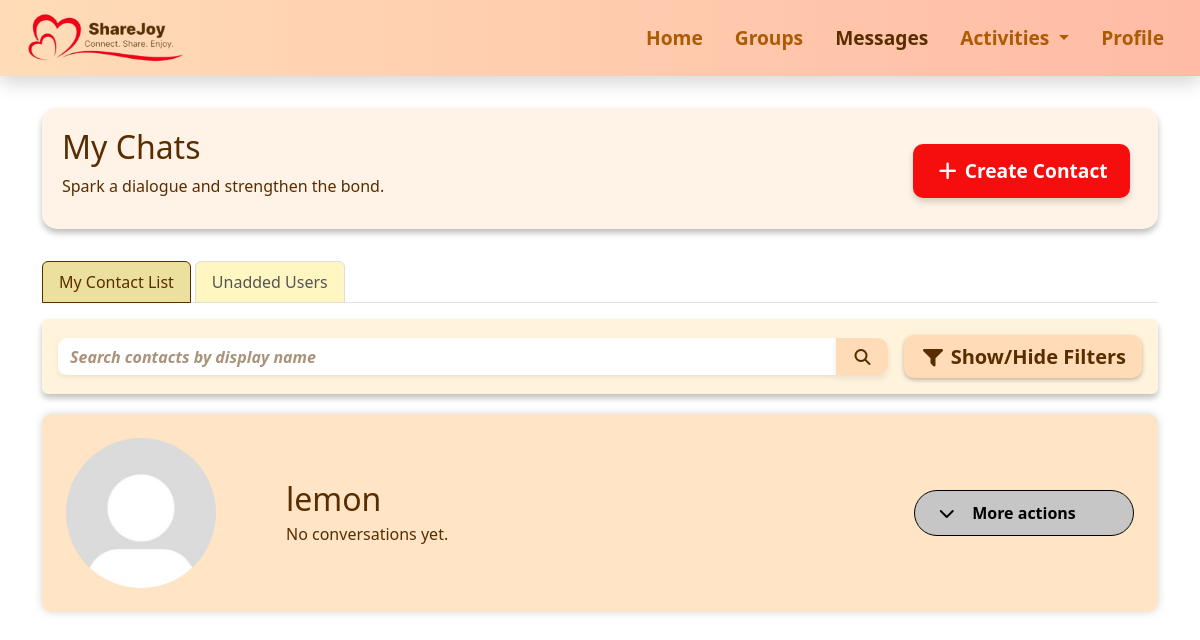
Before: /messages (signed in) with the older database file.
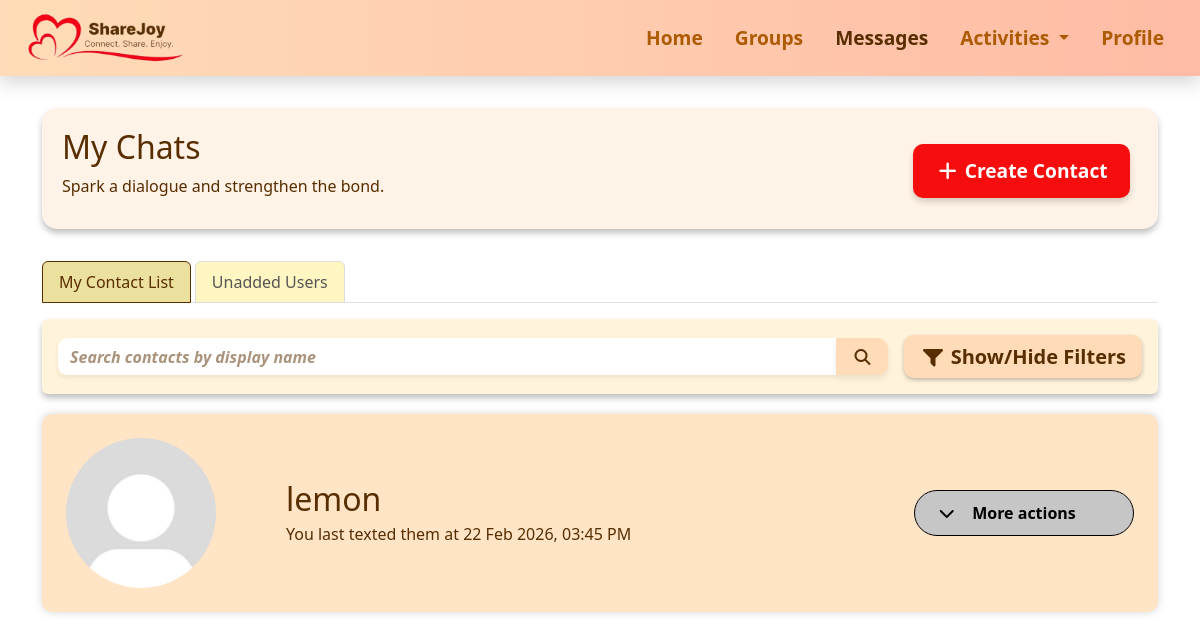
After: the same page with the newer database file.
### messages.py (models this page shows, shortened)
class Contact(db.Model):
    __table_args__ = (
    db.UniqueConstraint('owner_user_id', 'contact_user_id', name='uq_owner_contact'),
    )
    __tablename__ = 'contact'
    id = db.Column(db.Integer, primary_key=True)
    owner_user_id = db.Column(
        db.Integer,
        db.ForeignKey("user.id", name="fk_contact_owner_user_id"),
        nullable=False
    )
    contact_user_id = db.Column(
        db.Integer,
        db.ForeignKey("user.id", name="fk_contact_contact_user_id"),
        nullable=False
    )
    display_name = db.Column(db.String(35), nullable=False)
    short_desc = db.Column(db.String(120))
    message_status = db.Column(db.String(20), default="Unread")
    created_at = db.Column(db.DateTime, default=datetime.utcnow)
    owner = db.relationship('User', foreign_keys=[owner_user_id], backref='contacts')
    contact_user = db.relationship('User', foreign_keys=[contact_user_id])
    messages_sent = db.relationship(
        'Message',
        foreign_keys='Message.sender_id',
        primaryjoin='Contact.owner_user_id == Message.sender_id',
        backref=db.backref('sender_contact', passive_deletes=True),
        lazy='dynamic'
    )
    messages_received = db.relationship(
        'Message',
        foreign_keys='Message.receiver_id',
        primaryjoin='Contact.owner_user_id == Message.receiver_id',
        backref=db.backref('receiver_contact', passive_deletes=True),
        lazy='dynamic'
    )
    deleted_history = db.Column(db.Boolean, default=False)
    chat_cleared_at = db.Column(db.DateTime, nullable=True)
    def get_last_visible_message(self):
        query = Message.query.filter(
            ((Message.sender_id == self.owner_user_id) &
            (Message.receiver_id == self.contact_user_id)) |
            ((Message.sender_id == self.contact_user_id) &
            (Message.receiver_id == self.owner_user_id))
        )
        if self.chat_cleared_at:
            query = query.filter(Message.timestamp > self.chat_cleared_at)
        return query.order_by(Message.timestamp.desc()).first()

### app.py (the view, shortened to what this page needs)
@app.route("/messages")
@login_required
def messages():
    user = get_current_user()
    search = request.args.get("search", "").strip()
    status_filter = request.args.get("status", "").strip()
    contact_updated = request.args.get("contact_updated", "false").lower() == "true"
    contact_created = request.args.get("contact_created", "false").lower() == "true"
    contact_deleted = request.args.get("contact_deleted", "false").lower() == "true"
    chat_history_deleted = request.args.get("chat_history_deleted", "false").lower() == "true"
    contacts_query = db.session.query(
        Contact,
        db.func.count(Message.id).label('message_count'),
        db.func.sum(
            db.case(
                (Message.receiver_id == Contact.owner_user_id,
                 db.case((Message.status != "Read", 1), else_=0)),
                else_=0
            )
        ).label('unread_count')
    ).outerjoin(
        Message,
        db.or_(
            db.and_(
                Message.sender_id == Contact.owner_user_id,
                Message.receiver_id == Contact.contact_user_id
            ),
            db.and_(
                Message.sender_id == Contact.contact_user_id,
                Message.receiver_id == Contact.owner_user_id
            )
        )
    ).filter(Contact.owner_user_id == user.id).group_by(Contact.id)
    if status_filter == "Unread":
        contacts_query = contacts_query.having(
            db.func.sum(db.case((Message.status != "Read", 1), else_=0)) > 0
        )
    elif status_filter == "Read":
        contacts_query = contacts_query.having(
            db.func.sum(db.case((Message.status == "Read", 1), else_=0)) > 0
        )
    contacts_raw = contacts_query.all()
    contacts = []
    contact_message_counts = {}
    contact_unread_counts = {}
    contact_my_message_counts = {}
    for c, msg_count, unread_count in contacts_raw:
        last_message = c.get_last_visible_message()
        c.last_chat = last_message.timestamp if last_message else None
        contacts.append(c)
        contact_message_counts[c.id] = msg_count
        contact_unread_counts[c.id] = unread_count
        my_count = Message.query.filter(
            (Message.sender_id == user.id) &
            (Message.receiver_id == c.contact_user_id)
        ).count()
        contact_my_message_counts[c.id] = my_count
    if search:
        contacts = [c for c in contacts if search.lower() in c.display_name.lower()]
    contacts.sort(key=lambda c: c.last_chat or datetime.min, reverse=True)
    contact_ids_subquery = db.session.query(Contact.contact_user_id).filter(
        Contact.owner_user_id == user.id
    )
    unknown_users_query = db.session.query(
        User,
        db.func.count(Message.id).label('message_count'),
        db.func.max(
            db.case(
                (Message.sender_id == user.id, Message.timestamp)
            )
        ).label('last_chat'),
        db.func.sum(
            db.case(
                (Message.receiver_id == user.id,
                 db.case((Message.status != "Read", 1), else_=0)),
                else_=0
            )
        ).label('unread_count')
    ).join(Message, Message.sender_id == User.id).filter(
        Message.receiver_id == user.id,
        ~User.id.in_(contact_ids_subquery),
        User.id != user.id
    ).group_by(User.id)
    if status_filter == "Unread":
        unknown_users_query = unknown_users_query.having(
            db.func.sum(db.case((Message.status != "Read", 1), else_=0)) > 0
        )
    elif status_filter == "Read":
        unknown_users_query = unknown_users_query.having(
            db.func.sum(db.case((Message.status == "Read", 1), else_=0)) > 0
        )
    unknown_raw = unknown_users_query.all()
    unknown_users = []
    unknown_message_counts = {}
    unknown_unread_counts = {}
    unknown_my_message_counts = {}
    unknown_users.sort(key=lambda u: u.last_chat or datetime.min, reverse=True)
    return render_template(
        "messages.html",
        contacts=contacts,
        contact_message_counts=contact_message_counts,
        contact_unread_counts=contact_unread_counts,
        contact_my_message_counts=contact_my_message_counts,
        unknown_users=unknown_users,
        unknown_message_counts=unknown_message_counts,
        unknown_unread_counts=unknown_unread_counts,
        unknown_my_message_counts=unknown_my_message_counts,
        title="Messages",
        contact_updated=contact_updated,
        contact_created=contact_created,
        contact_deleted=contact_deleted,
        chat_history_deleted=chat_history_deleted
    )

### app.py (called while the page is built)
def login_required(f):
    @wraps(f)
    def decorated_function(*args, **kwargs):
        user = get_current_user()
        if not user:
            session.clear()  # clear stale session
            flash('Please log in to access this page.', 'error')
            return redirect(url_for('loginpage'))
        return f(*args, **kwargs)
    return decorated_function

def get_current_user():
    user_id = session.get('user_id')
    if user_id:
        user = db.session.get(User, user_id)
        if user:
            return user
    return None

@app.template_filter("sgtime")
def sgtime(dt):
    if not dt:
        return ""
    if dt.tzinfo is None:
        dt = dt.replace(tzinfo=pytz.utc)
    sg_tz = pytz.timezone("Asia/Singapore")
    return dt.astimezone(sg_tz).strftime("%d %b %Y, %I:%M %p")

### templates/messages.html (shortened to what the changed rows need)
{% extends "base.html" %} {% block extra_css %}
<link
  rel="stylesheet"
  href="{{ url_for('static', filename='css/messages.css') }}"
/>
{% endblock %} {% block content %}
<div
  class="section-box d-flex flex-column flex-md-row justify-content-between align-items-start align-items-md-center"
>
  <div>
    <h1>My Chats</h1>
  </div>
</div>
<div class="tab-content" id="chatTabsContent">
  <div
    class="tab-pane fade show active"
    id="contacts"
    role="tabpanel"
    aria-labelledby="contacts-tab"
  >
    {% if contacts %} {% for contact in contacts %}
    <div
      class="contact-box p-4"
      onclick="window.location.href='{{ url_for('textchat', contact_id=contact.id) }}'"
    >
      <div class="d-flex align-items-center justify-content-between w-100">
        <div class="d-flex align-items-center">
          <img
            src="{{ url_for('static', filename=contact.image_url or 'images/default_pfp.jpg') }}"
            alt="Profile Image"
            class="circle-image"
          />
          <div>
            <h1 class="mb-1 me-5 brown">{{ contact.display_name }}</h1>
            <p class="mb-0 brown">
              {% if not contact.last_chat %}
                  No conversations yet.
              {% elif contact_my_message_counts.get(contact.id, 0) > 0 %}
                  You last texted them at {{ contact.last_chat|sgtime }}
              {% else %}
                  Conversation started. You haven’t replied yet.
              {% endif %}
            </p>
            {% set unread = contact_unread_counts.get(contact.id, 0) %}
          </div>
        </div>
        <div
          class="dropdown-wrapper position-relative"
          onclick="event.stopPropagation()"
        >
          <button
            class="more-actions-toggle d-flex align-items-center justify-content-center"
            onclick="toggleDropdown(this)"
          >
            <span class="fs-6 fw-semibold">More actions</span>
            <i class="me-4 fa-solid fa-chevron-down chevron-icon"></i>
          </button>
        </div>
      </div>
    </div>
    {% endfor %} {% else %}
    <div class="col-12">
      <div class="alert alert-info text-center fw-semibold">
        No contacts found.
      </div>
    </div>
    {% endif %}
  </div>
{% endblock %}

Changed rows visible on the page:
changed Contact "lemon": last_chat|sgtime (not shown) → "22 Feb 2026, 03:45 PM"; text "No conversations yet." → "You last texted them at"
